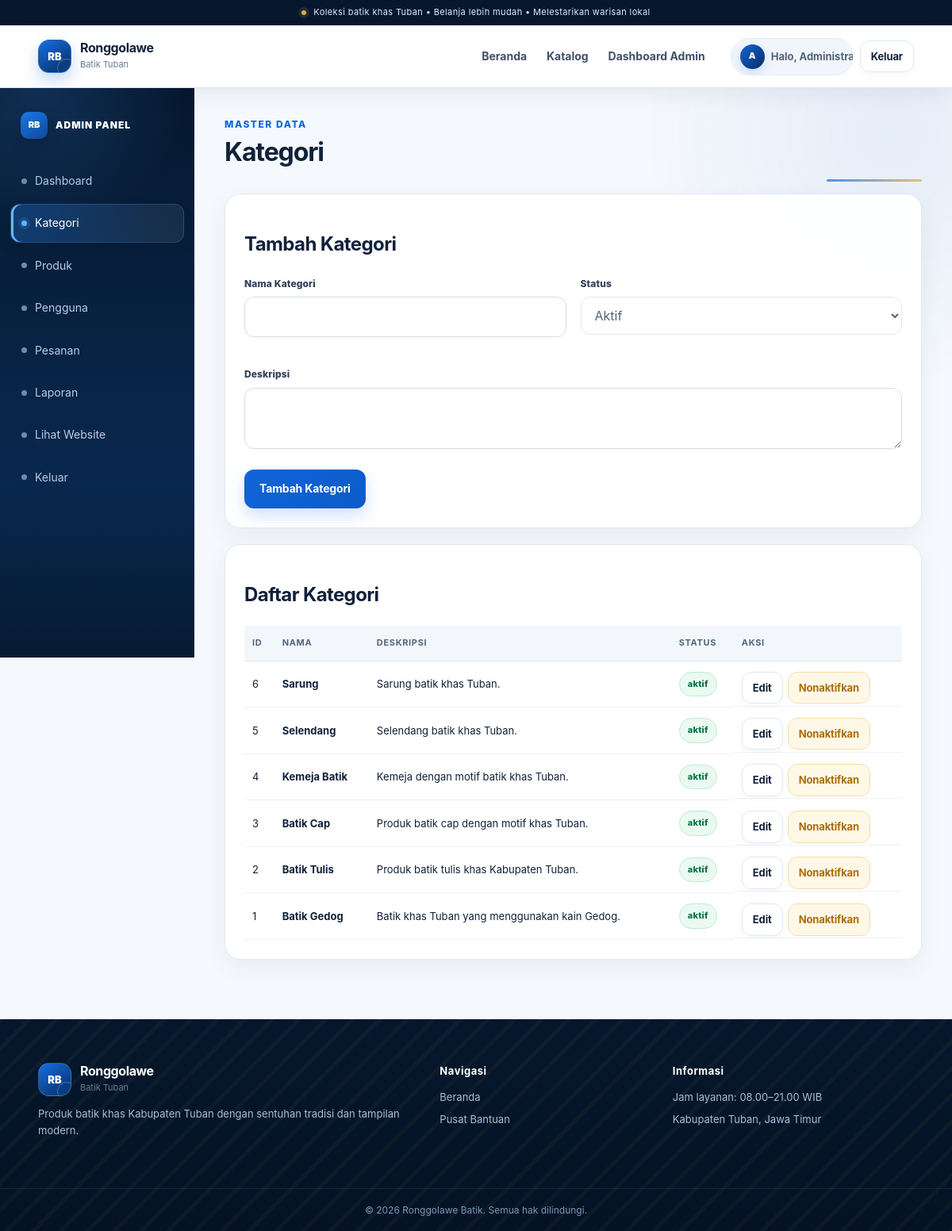
The app's page /admin/kategori.php (signed in) with its own data.
### tables this page shows
CREATE TABLE IF NOT EXISTS categories (
    id INT UNSIGNED AUTO_INCREMENT PRIMARY KEY,
    nama_kategori VARCHAR(100) NOT NULL UNIQUE,
    deskripsi VARCHAR(255),
    status ENUM('aktif','nonaktif') NOT NULL DEFAULT 'aktif',
    created_at TIMESTAMP NOT NULL DEFAULT CURRENT_TIMESTAMP,
    updated_at TIMESTAMP NOT NULL DEFAULT CURRENT_TIMESTAMP ON UPDATE CURRENT_TIMESTAMP,
    INDEX idx_categories_status (status)
);

### includes/functions.php (called while the page is built, shortened)
<?php
function e($value)
{
    return htmlspecialchars((string)$value, ENT_QUOTES, 'UTF-8');
}
?>

### admin/kategori.php (the view, shortened to what this page needs)
<?php
require_once "../config/database.php";
require_once "../includes/functions.php";
$edit = null;
$list = mysqli_query($conn, "SELECT * FROM categories ORDER BY id DESC");
include "../includes/header.php";
?>
<div class="admin-layout">
    <aside class="sidebar">
        <div class="sidebar-title">ADMIN PANEL</div>
        <a href="index.php">Dashboard</a>
        <a class="active" href="kategori.php">Kategori</a>
        <a href="produk.php">Produk</a>
        <a href="pengguna.php">Pengguna</a>
        <a href="pesanan.php">Pesanan</a>
        <a href="laporan.php">Laporan</a>
        <a href="../index.php">Lihat Website</a>
        <a href="../logout.php">Keluar</a>
    </aside>
    <section class="admin-main">
        <div class="admin-head"><div><div class="kicker">MASTER DATA</div><h1>Kategori</h1></div></div>
        <div class="admin-card">
            <h2><?= $edit ? 'Edit Kategori' : 'Tambah Kategori'; ?></h2>
            <form method="POST">
                <div class="form-grid">
                    <div class="form-group">
                        <label>Nama Kategori</label>
                        <input type="text" name="nama_kategori" value="<?= e($edit['nama_kategori'] ?? ''); ?>" required>
                    </div>
                    <div class="form-group">
                        <label>Status</label>
                        <select name="status" <?= !$edit ? 'disabled' : ''; ?>>
                            <option value="aktif" <?= ($edit['status'] ?? '') === 'aktif' ? 'selected' : ''; ?>>Aktif</option>
                        </select>
                    </div>
                    <div class="form-group full">
                        <label>Deskripsi</label>
                        <textarea name="deskripsi"><?= e($edit['deskripsi'] ?? ''); ?></textarea>
                    </div>
                </div>
                <button class="btn btn-primary" type="submit" name="<?= $edit ? 'edit' : 'tambah'; ?>">
                    <?= $edit ? 'Simpan Perubahan' : 'Tambah Kategori'; ?>
                </button>
            </form>
        </div>
        <div class="admin-card">
            <h2>Daftar Kategori</h2>
            <div class="table-wrap">
                <table class="admin-table">
                    <thead><tr><th>ID</th><th>Nama</th><th>Deskripsi</th><th>Status</th><th>Aksi</th></tr></thead>
                    <tbody>
                    <?php while ($row = mysqli_fetch_assoc($list)): ?>
                        <tr>
                            <td><?= (int)$row['id']; ?></td>
                            <td><strong><?= e($row['nama_kategori']); ?></strong></td>
                            <td><?= e($row['deskripsi'] ?? '-'); ?></td>
                            <td><span class="status <?= $row['status']==='aktif'?'success':'danger'; ?>"><?= e($row['status']); ?></span></td>
                            <td class="actions">
                                <a class="btn btn-outline btn-sm" href="kategori.php?edit=<?= (int)$row['id']; ?>">Edit</a>
                                <a class="btn btn-warning btn-sm" href="kategori.php?toggle=<?= (int)$row['id']; ?>" onclick="return confirm('Ubah status kategori?')">
                                    <?= $row['status']==='aktif'?'Nonaktifkan':'Aktifkan'; ?>
                                </a>
                            </td>
                        </tr>
                    <?php endwhile; ?>
                    </tbody>
                </table>
            </div>
        </div>
    </section>
</div>
<?php include "../includes/footer.php"; ?>

### records on screen
categories: id "6", nama_kategori "Sarung", deskripsi "Sarung batik khas Tuban.", status "aktif", shows "Nonaktifkan"
categories: id "5", nama_kategori "Selendang", deskripsi "Selendang batik khas Tuban.", status "aktif", shows "Nonaktifkan"
categories: id "4", nama_kategori "Kemeja Batik", deskripsi "Kemeja dengan motif batik khas Tuban.", status "aktif", shows "Nonaktifkan"
categories: id "3", nama_kategori "Batik Cap", deskripsi "Produk batik cap dengan motif khas Tuban.", status "aktif", shows "Nonaktifkan"
categories: id "2", nama_kategori "Batik Tulis", deskripsi "Produk batik tulis khas Kabupaten Tuban.", status "aktif", shows "Nonaktifkan"
categories: id "1", nama_kategori "Batik Gedog", deskripsi "Batik khas Tuban yang menggunakan kain Gedog.", status "aktif", shows "Nonaktifkan"

### other values on screen
substr($user_name, 0, 1) "A"
$user_name "Admin…"
